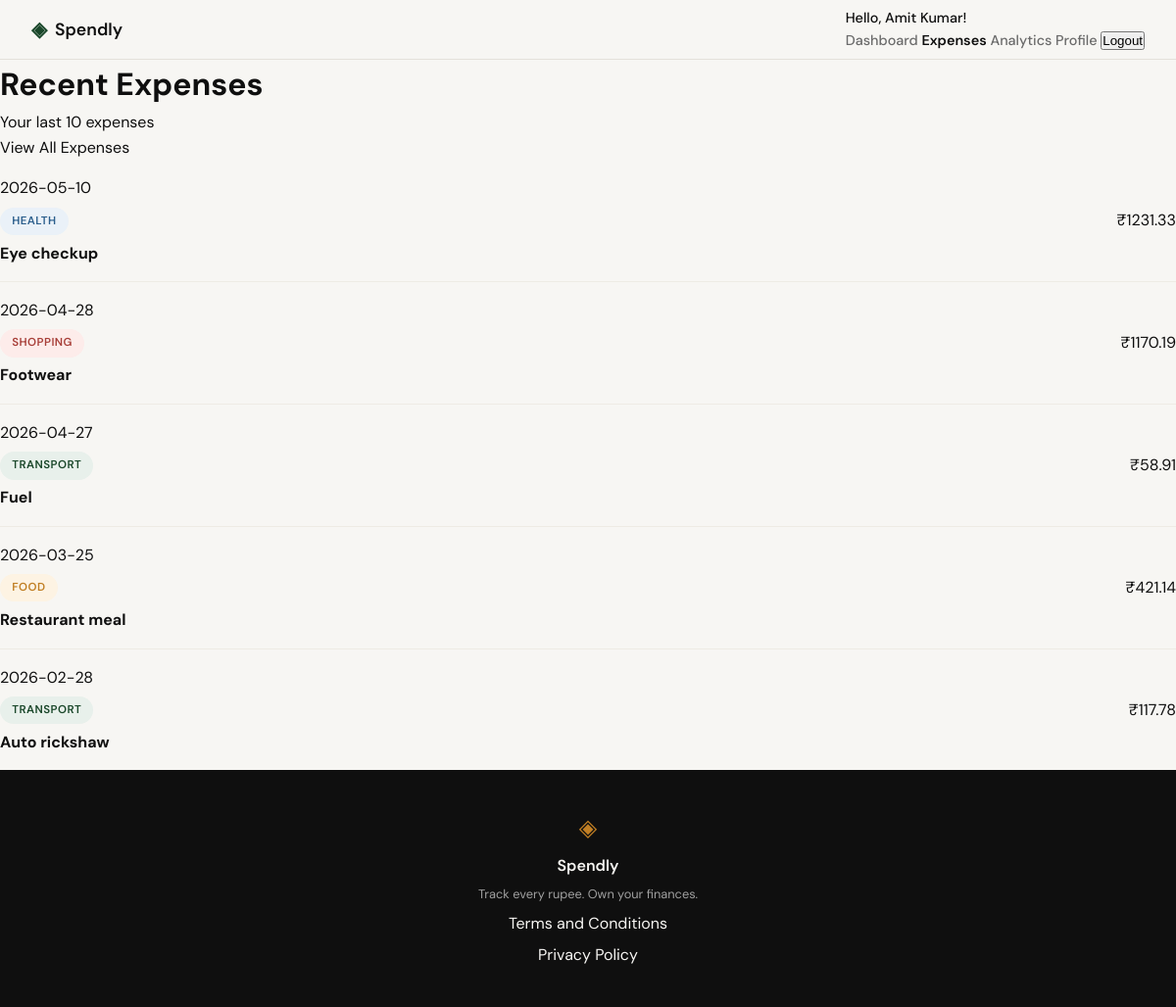
The app's page /expenses/recent (signed in), older data.
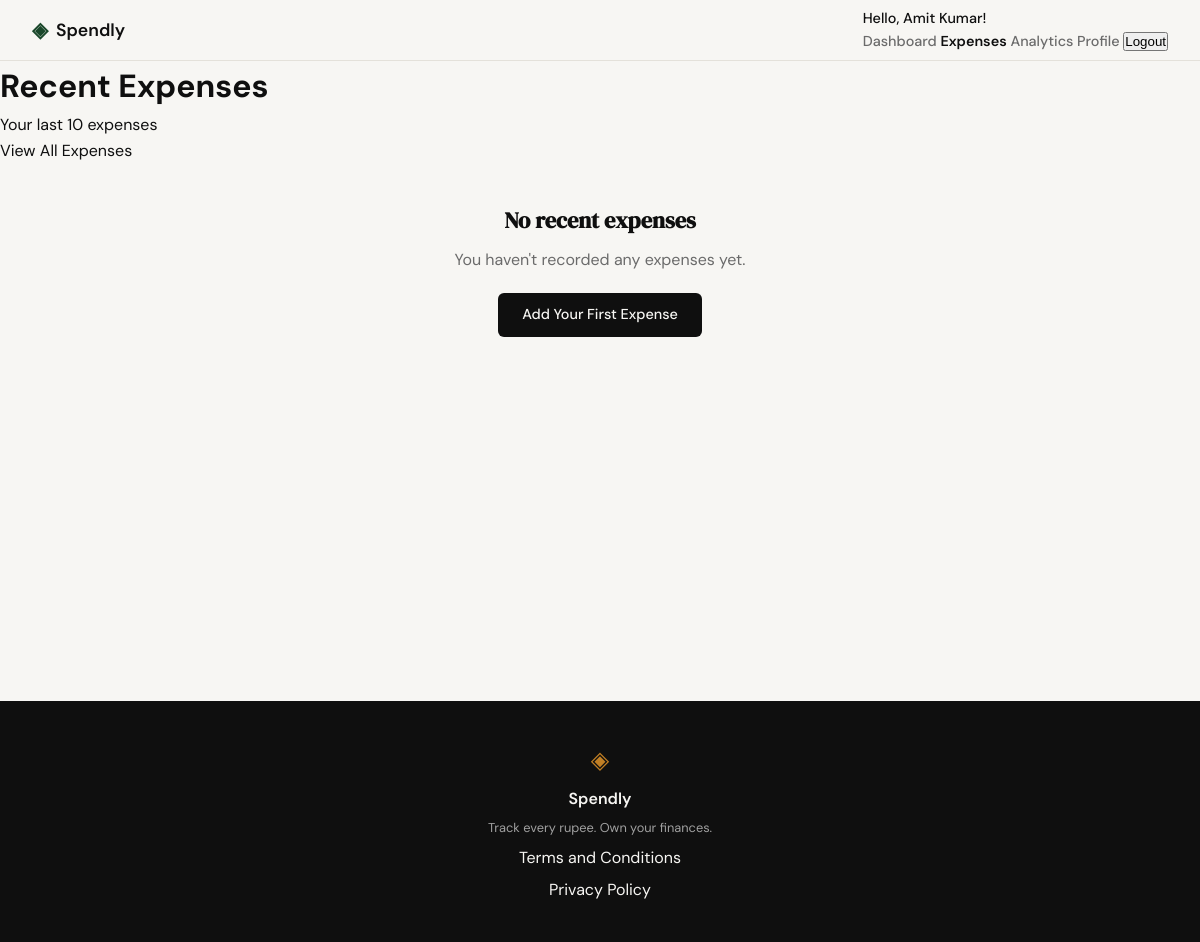
The same page, newer data.
### tables this page shows
CREATE TABLE expenses (
            id INTEGER PRIMARY KEY AUTOINCREMENT,
            user_id INTEGER NOT NULL,
            amount REAL NOT NULL,
            category TEXT NOT NULL,
            date TEXT NOT NULL,
            description TEXT,
            created_at TEXT DEFAULT CURRENT_TIMESTAMP,
            FOREIGN KEY (user_id) REFERENCES users (id)
        );

### app.py (the view)
@app.route("/expenses/recent")
@login_required
def expenses_recent():
    user_id = session.get('user_id')
    conn = get_db()
    try:
        cursor = conn.cursor()
        cursor.execute(
            """SELECT id, amount, category, date, description, created_at
               FROM expenses
               WHERE user_id = ?
               ORDER BY date DESC, created_at DESC
               LIMIT 10""",
            (user_id,)
        )
        expenses = cursor.fetchall()
        return render_template("expenses_recent.html", expenses=expenses)
    except Exception as e:
        return render_template("error.html", error="Unable to load recent expenses"), 500
    finally:
        conn.close()

### app.py (called while the page is built)
def login_required(f):
    @wraps(f)
    def decorated_function(*args, **kwargs):
        if 'user_id' not in session:
            return redirect(url_for('login'))
        return f(*args, **kwargs)
    return decorated_function

### database/db.py (called while the page is built)
def get_db():
    conn = sqlite3.connect('spendly.db')
    conn.row_factory = sqlite3.Row
    conn.execute('PRAGMA foreign_keys = ON')
    return conn

### templates/expenses_recent.html (shortened to what this page needs)
{% extends "base.html" %}
{% block content %}
<div class="recent-expenses-container">
    <div class="recent-expenses-header">
        <h1>Recent Expenses</h1>
        <p>Your last 10 expenses</p>
        <div class="recent-expenses-actions">
            <a href="{{ url_for('expenses') }}" class="btn btn-outline">View All Expenses</a>
        </div>
    </div>
    {% if expenses|length > 0 %}
    <div class="recent-expenses-list">
        {% for expense in expenses %}
        <div class="expense-item">
            <div class="expense-item-info">
                <div class="expense-item-date">{{ expense.date }}</div>
                <div class="expense-item-category">
                    <span class="category-tag category-{{ expense.category|lower|replace(' ', '-') }}">
                        {{ expense.category }}
                    </span>
                </div>
                <div class="expense-item-description">
                    <strong>{{ expense.description or 'No description' }}</strong>
                </div>
            </div>
            <div class="expense-item-amount">
                ₹{{ "%.2f"|format(expense.amount) }}
            </div>
        </div>
        {% endfor %}
    </div>
    {% else %}
    <div class="empty-state">
        <h2>No recent expenses</h2>
        <p>You haven't recorded any expenses yet.</p>
        <a href="{{ url_for('add_expense') }}" class="btn btn-primary">Add Your First Expense</a>
    </div>
    {% endif %}
</div>
{% endblock %}

Row changes from the older to the newer data that the page shows:
removed expenses: date "2026-05-10", category "HEALTH", description "Eye checkup", amount "1231.33"
removed expenses: date "2026-04-28", category "SHOPPING", description "Footwear", amount "1170.19"
removed expenses: date "2026-04-27", category "TRANSPORT", description "Fuel", amount "58.91"
removed expenses: date "2026-03-25", category "FOOD", description "Restaurant meal", amount "421.14"
removed expenses: date "2026-02-28", category "TRANSPORT", description "Auto rickshaw", amount "117.78"
Text that changed along with them:
text now shown: "No recent expenses You haven't recorded any expenses yet. Add Your First Expense"
